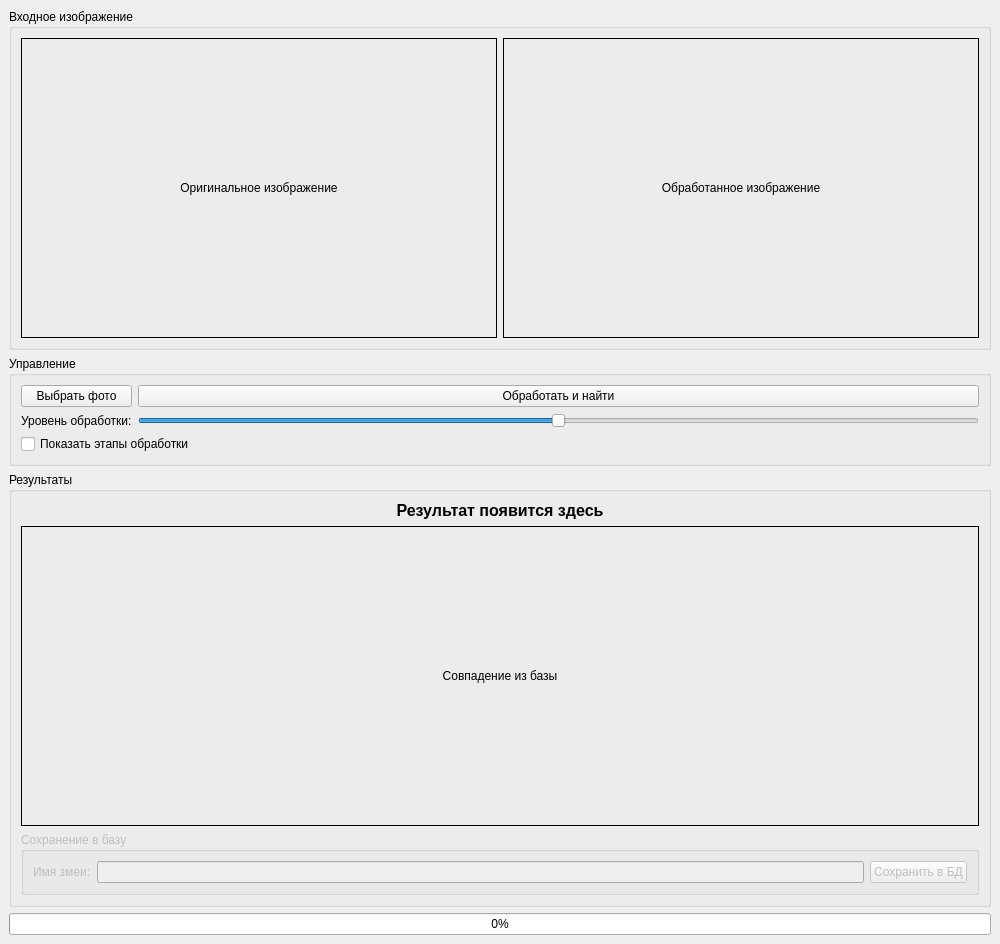
<?xml version="1.0" encoding="utf-8"?>
<ui version="4.0">
  <class>MainWindow</class>
  <widget class="QMainWindow" name="MainWindow">
    <property name="geometry">
      <rect>
        <x>0</x>
        <y>0</y>
        <width>1000</width>
        <height>700</height>
      </rect>
    </property>
    <property name="windowTitle">
      <string>Snake Identifier</string>
    </property>
    <widget class="QWidget" name="centralwidget">
      <layout class="QVBoxLayout" name="verticalLayout">
        <item>
          <widget class="QGroupBox" name="inputGroupBox">
            <property name="title">
              <string>Входное изображение</string>
            </property>
            <layout class="QHBoxLayout" name="horizontalLayout">
              <item>
                <widget class="QLabel" name="originalImageLabel">
                  <property name="minimumSize">
                    <size>
                      <width>300</width>
                      <height>300</height>
                    </size>
                  </property>
                  <property name="frameShape">
                    <enum>QFrame::Box</enum>
                  </property>
                  <property name="text">
                    <string>Оригинальное изображение</string>
                  </property>
                  <property name="alignment">
                    <set>Qt::AlignCenter</set>
                  </property>
                </widget>
              </item>
              <item>
                <widget class="QLabel" name="processedImageLabel">
                  <property name="minimumSize">
                    <size>
                      <width>300</width>
                      <height>300</height>
                    </size>
                  </property>
                  <property name="frameShape">
                    <enum>QFrame::Box</enum>
                  </property>
                  <property name="text">
                    <string>Обработанное изображение</string>
                  </property>
                  <property name="alignment">
                    <set>Qt::AlignCenter</set>
                  </property>
                </widget>
              </item>
            </layout>
          </widget>
        </item>
        <item>
          <widget class="QGroupBox" name="controlsGroupBox">
            <property name="title">
              <string>Управление</string>
            </property>
            <layout class="QGridLayout" name="gridLayout">
              <item row="0" column="0">
                <widget class="QPushButton" name="selectImageButton">
                  <property name="text">
                    <string>Выбрать фото</string>
                  </property>
                </widget>
              </item>
              <item row="0" column="1">
                <widget class="QPushButton" name="processButton">
                  <property name="text">
                    <string>Обработать и найти</string>
                  </property>
                </widget>
              </item>
              <item row="1" column="0">
                <widget class="QLabel" name="label">
                  <property name="text">
                    <string>Уровень обработки:</string>
                  </property>
                </widget>
              </item>
              <item row="1" column="1">
                <widget class="QSlider" name="preprocessingLevel">
                  <property name="minimum">
                    <number>1</number>
                  </property>
                  <property name="maximum">
                    <number>5</number>
                  </property>
                  <property name="value">
                    <number>3</number>
                  </property>
                  <property name="orientation">
                    <enum>Qt::Horizontal</enum>
                  </property>
                </widget>
              </item>
              <item row="2" column="0" colspan="2">
                <widget class="QCheckBox" name="showStepsCheckBox">
                  <property name="text">
                    <string>Показать этапы обработки</string>
                  </property>
                </widget>
              </item>
            </layout>
          </widget>
        </item>
        <item>
          <widget class="QGroupBox" name="resultGroupBox">
            <property name="title">
              <string>Результаты</string>
            </property>
            <layout class="QVBoxLayout" name="verticalLayout_2">
              <item>
                <widget class="QLabel" name="resultLabel">
                  <property name="font">
                    <font>
                      <pointsize>12</pointsize>
                      <weight>75</weight>
                      <bold>true</bold>
                    </font>
                  </property>
                  <property name="text">
                    <string>Результат появится здесь</string>
                  </property>
                  <property name="alignment">
                    <set>Qt::AlignCenter</set>
                  </property>
                </widget>
              </item>
              <item>
                <widget class="QLabel" name="matchedImageLabel">
                  <property name="minimumSize">
                    <size>
                      <width>300</width>
                      <height>300</height>
                    </size>
                  </property>
                  <property name="frameShape">
                    <enum>QFrame::Box</enum>
                  </property>
                  <property name="text">
                    <string>Совпадение из базы</string>
                  </property>
                  <property name="alignment">
                    <set>Qt::AlignCenter</set>
                  </property>
                </widget>
              </item>
              <item>
                <widget class="QGroupBox" name="saveGroupBox">
                  <property name="title">
                    <string>Сохранение в базу</string>
                  </property>
                  <property name="enabled">
                    <bool>false</bool>
                  </property>
                  <layout class="QHBoxLayout" name="horizontalLayout_2">
                    <item>
                      <widget class="QLabel" name="label_2">
                        <property name="text">
                          <string>Имя змеи:</string>
                        </property>
                      </widget>
                    </item>
                    <item>
                      <widget class="QLineEdit" name="snakeNameEdit"/>
                    </item>
                    <item>
                      <widget class="QPushButton" name="saveToDbButton">
                        <property name="text">
                          <string>Сохранить в БД</string>
                        </property>
                      </widget>
                    </item>
                  </layout>
                </widget>
              </item>
            </layout>
          </widget>
        </item>
        <item>
          <widget class="QProgressBar" name="progressBar">
            <property name="value">
              <number>0</number>
            </property>
            <property name="textVisible">
              <bool>true</bool>
            </property>
          </widget>
        </item>
      </layout>
    </widget>
  </widget>
  <resources/>
  <connections/>
</ui>
